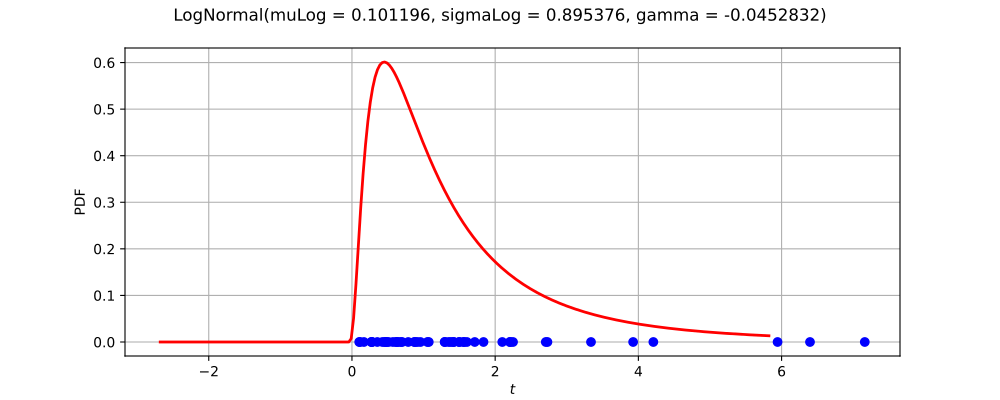

Reproduce this figure in Python.
import openturns as ot
from matplotlib import pyplot as plt
from openturns.viewer import View
ot.RandomGenerator.SetSeed(0)
factory = ot.LogNormalFactory()
ref = factory.build()
dimension = ref.getDimension()
if dimension <= 2:
    if dimension == 1:
        sample = ref.getSample(50)
        distribution = factory.build(sample)
        distribution.setDescription(['$t$'])
        pdf_graph = distribution.drawPDF(256)
        cloud = ot.Cloud(sample, ot.Sample(sample.getSize(), 1))
        cloud.setColor('blue')
        cloud.setPointStyle('fcircle')
        pdf_graph.add(cloud)
        pdf_graph.setTitle(str(distribution))
        fig = plt.figure(figsize=(10, 4))
        pdf_axis = fig.add_subplot(111)
        View(pdf_graph, figure=fig, axes=[pdf_axis], add_legend=False)
    else:
        sample = ref.getSample(500)
        distribution = factory.build(sample)
        distribution.setDescription(['$t_0$', '$t_1$'])
        pdf_graph = distribution.drawPDF([256]*2)
        cloud = ot.Cloud(sample)
        cloud.setColor('red')
        cloud.setPointStyle('fcircle')
        pdf_graph.add(cloud)
        pdf_graph.setTitle(str(distribution))
        fig = plt.figure(figsize=(10, 4))
        pdf_axis = fig.add_subplot(111)
        View(pdf_graph, figure=fig, axes=[pdf_axis], add_legend=False, square_axes=True)
